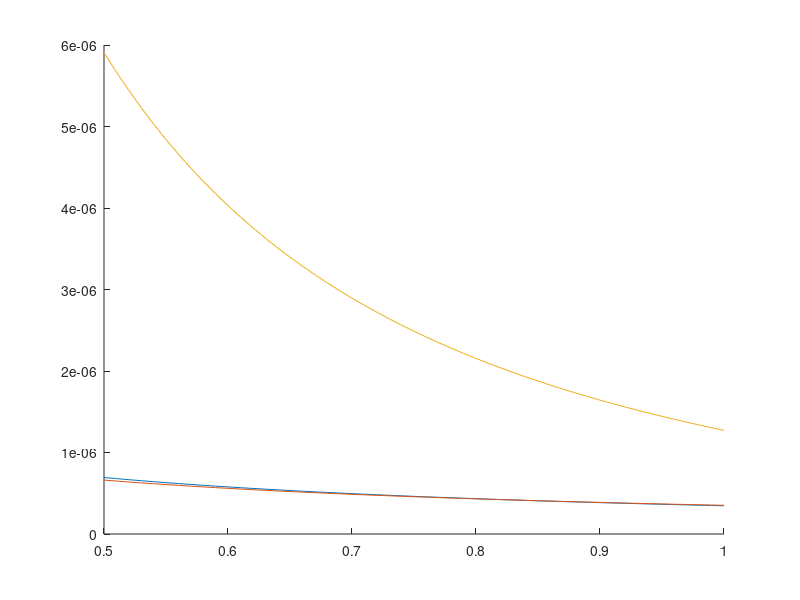

MATLAB code to generate this figure:
na = 0.5:0.01:1;
lambda = 920e-9;

wx = 0.32  * lambda / sqrt(2) ./ na;
wy = 0.325 * lambda / sqrt(2) ./ na.^0.91;
wz = 0.532 * lambda / sqrt(2) ./ (1.33 - sqrt(1.33^2 - na.^2));

% w = sqrt(2) sigma
% fwhm = 2 * sqrt(ln2)
figure
hold on
plot(na, wx * 2 * sqrt(log(2)))
plot(na, wy * 2 * sqrt(log(2)))
plot(na, wz * 2 * sqrt(log(2)))